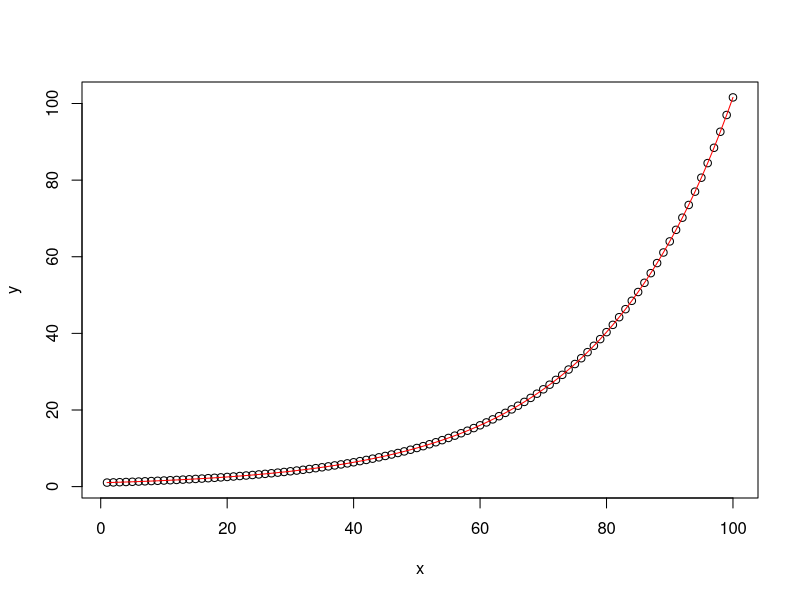

R code for this plot:
exp_growth <- function(t,a=1,b=2,ter=1){
  # This function returns the exponential after time t
  # parameters: 
  # t = time how long the function was growing (unit), no default
  # a = constant, start value of the the function (units observation at t0), default: 1
  # b = basis, growth factor of the function, default: 2 (doubling)
  # ter = time constant, time required to reach the growth factor, default: 1
  
  # Example: if this is modeling a rabbit population and 
  # we observe this population over 30 days, 
  # the initial population was 20 animals, 
  # we know that every 2 months, the population is 1.5 times the time it was before, 
  # we would give it the values:
  # t = 30 (days)
  # a = 20 (individuals)
  # b = 1.5 (factor)
  # ter = 60 (days)
  
  grown_population <- a*b^(t/ter)
  
  return(grown_population)
}

# generate data
x <- seq(1,100)
y <- exp_growth(x,a=1,b=2,ter=15)

d <- cbind(x,y)

# parameter estimates using the optim function
startParams <- c(1,2,10)
names(startParams) <- c("a","b","ter")

# current data and preditions are being plotted
getregpred <- function(params,data){
  # here, we calculate the data from our independent variable under the assumption of the parameters b0(intercept) and b1(slope). Note that the names are hard coded here and that this function will only work for a linear regression. This is similar to the function that generated the data, but without the error term.
  getregpred <- params["a"]*params["b"]^(data[,1]/params["ter"])
  
  # return the computed regression data so we can calculate the deviation to the measured data
  return(getregpred)
}

# Get the computed predictions and compute how much they deviate

rmsd <- function(params,data){
  # generate predictions
  preds <- getregpred(params,data)
  #evaluate the deviation, this computes the sum of squared deviations between data points and devides by the total number of data points to get the mean summed square deviation
  rmsd <- sqrt(sum((preds-data[,2])^2)/length(preds))
}

#the parameter estimation with 
# for model1
xout1 <- optim(startParams,rmsd,data=d)

# plot data plus fit
plot(d)
y_pred <- exp_growth(d[,1],a=xout1$par[1],b=xout1$par[2],ter=xout1$par[3])
lines(d[,1],y_pred,col="red")